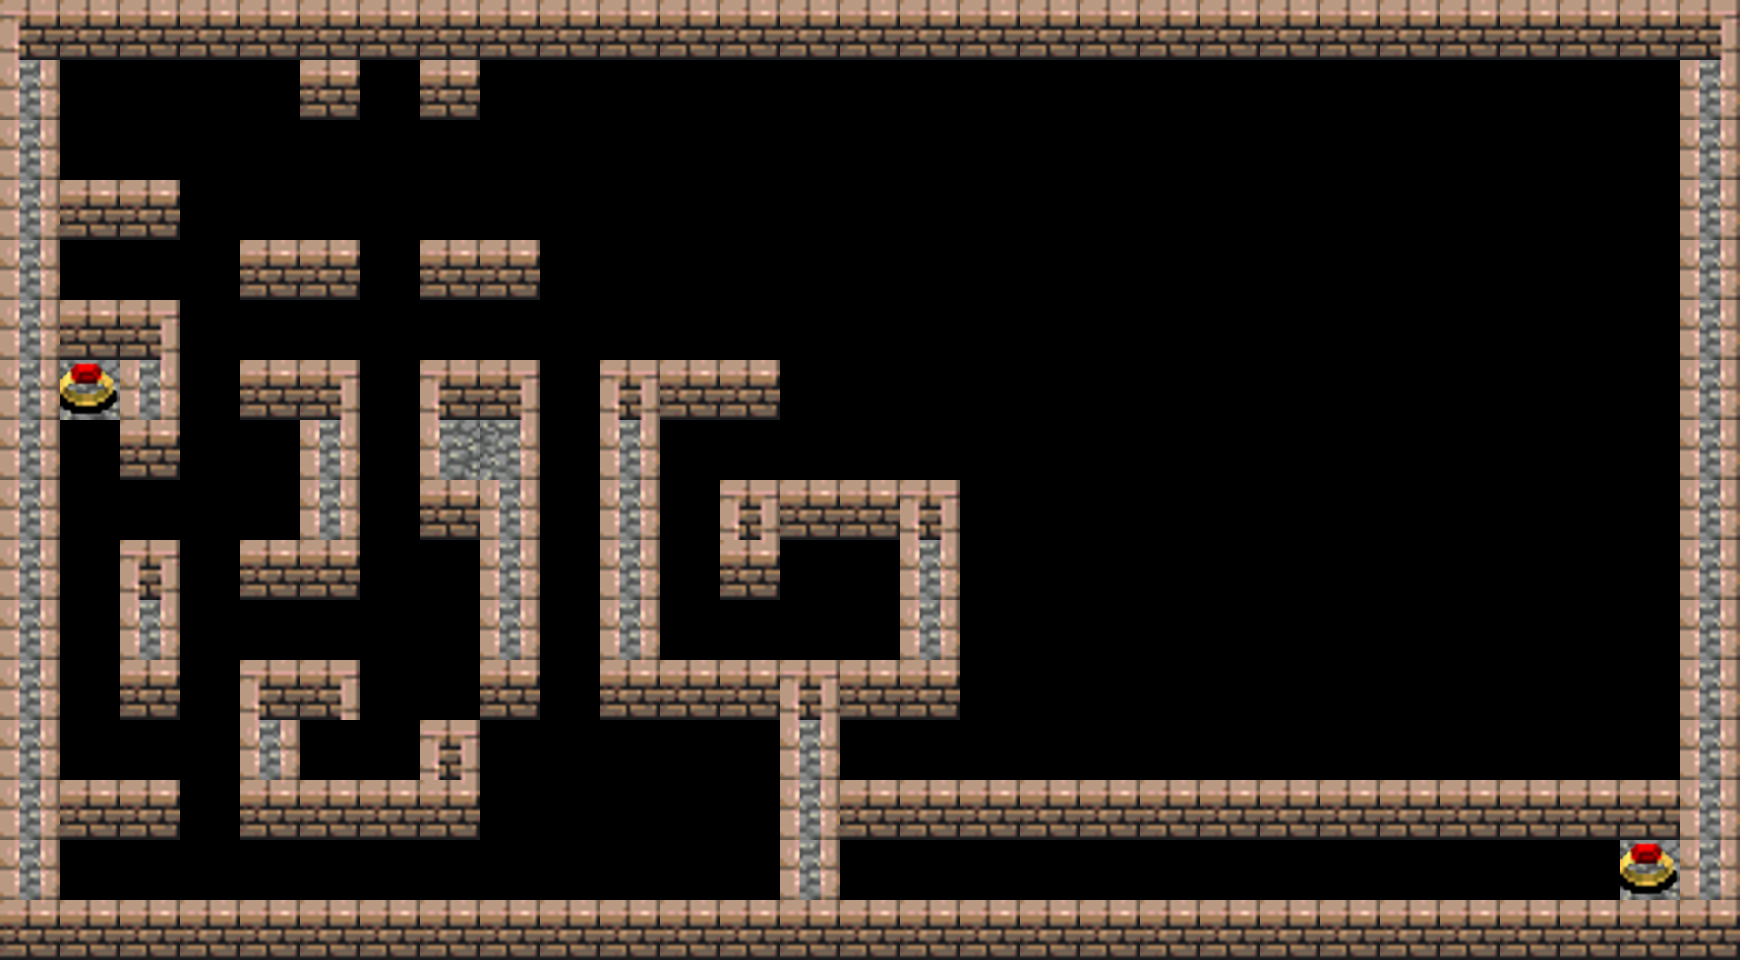

Below is a game level as drawn by its tile map, then a one-line description and the .tmx file that defines it, in full:
An orthogonal 29x16 tile map with 60x60 px tiles, 6 tile layers (Tile Layer 1, Tile Layer 2, Tile Layer 3, Tile Layer 5, ...).

<map version="1.0" orientation="orthogonal" renderorder="right-down" width="29" height="16" tilewidth="60" tileheight="60" nextobjectid="1">
 <tileset firstgid="1" name="tiles2" tilewidth="60" tileheight="60" tilecount="10" columns="0">
  <tile id="0">
   <image width="60" height="60" source="tiles2/double wall.png" />
  </tile>
  <tile id="1">
   <image width="60" height="60" source="tiles2/floor.png" />
  </tile>
  <tile id="2">
   <image width="60" height="60" source="tiles2/wall corner left.png" />
  </tile>
  <tile id="3">
   <image width="60" height="60" source="tiles2/wall corner right.png" />
  </tile>
  <tile id="4">
   <image width="60" height="60" source="tiles2/wall left.png" />
  </tile>
  <tile id="5">
   <image width="60" height="60" source="tiles2/wall right.png" />
  </tile>
  <tile id="6">
   <image width="60" height="60" source="tiles2/wall top.png" />
  </tile>
  <tile id="7">
   <image width="60" height="60" source="tiles2/wall.png" />
  </tile>
  <tile id="8">
   <image width="60" height="60" source="tiles2/darkness.png" />
  </tile>
  <tile id="9">
   <image width="60" height="60" source="tiles2/ring.png" />
  </tile>
 </tileset>
 <layer name="Tile Layer 1" width="29" height="16">
  <data encoding="csv">
2,2,2,2,2,2,2,2,2,2,2,2,2,2,2,2,2,2,2,2,2,2,2,2,2,2,2,2,2,
2,2,2,2,2,2,2,2,2,2,2,2,2,2,2,2,2,2,2,2,2,2,2,2,2,2,2,2,2,
2,2,2,2,2,2,2,2,2,2,2,2,2,2,2,2,2,2,2,2,2,2,2,2,2,2,2,2,2,
2,2,2,2,2,2,2,2,2,2,2,2,2,2,2,2,2,2,2,2,2,2,2,2,2,2,2,2,2,
2,2,2,2,2,2,2,2,2,2,2,2,2,2,2,2,2,2,2,2,2,2,2,2,2,2,2,2,2,
2,2,2,2,2,2,2,2,2,2,2,2,2,2,2,2,2,2,2,2,2,2,2,2,2,2,2,2,2,
2,2,2,2,2,2,2,2,2,2,2,2,2,2,2,2,2,2,2,2,2,2,2,2,2,2,2,2,2,
2,2,2,2,2,2,2,2,2,2,2,2,2,2,2,2,2,2,2,2,2,2,2,2,2,2,2,2,2,
2,2,2,2,2,2,2,2,2,2,2,2,2,2,2,2,2,2,2,2,2,2,2,2,2,2,2,2,2,
2,2,2,2,2,2,2,2,2,2,2,2,2,2,2,2,2,2,2,2,2,2,2,2,2,2,2,2,2,
2,2,2,2,2,2,2,2,2,2,2,2,2,2,2,2,2,2,2,2,2,2,2,2,2,2,2,2,2,
2,2,2,2,2,2,2,2,2,2,2,2,2,2,2,2,2,2,2,2,2,2,2,2,2,2,2,2,2,
2,2,2,2,2,2,2,2,2,2,2,2,2,2,2,2,2,2,2,2,2,2,2,2,2,2,2,2,2,
2,2,2,2,2,2,2,2,2,2,2,2,2,2,2,2,2,2,2,2,2,2,2,2,2,2,2,2,2,
2,2,2,2,2,2,2,2,2,2,2,2,2,2,2,2,2,2,2,2,2,2,2,2,2,2,2,2,2,
2,2,2,2,2,2,2,2,2,2,2,2,2,2,2,2,2,2,2,2,2,2,2,2,2,2,2,2,2
</data>
 </layer>
 <layer name="Tile Layer 2" width="29" height="16">
  <data encoding="csv">
0,0,0,0,0,0,0,0,0,0,0,0,0,0,0,0,0,0,0,0,0,0,0,0,0,0,0,0,0,
0,2,2,2,2,0,2,0,2,2,2,2,2,2,2,2,2,2,2,2,2,2,2,2,2,2,2,2,0,
0,2,2,2,2,2,2,2,2,2,2,2,2,2,2,2,2,2,2,2,2,2,2,2,2,2,2,2,0,
0,0,0,2,2,2,2,2,2,2,2,2,2,2,2,2,2,2,2,2,2,2,2,2,2,2,2,2,0,
0,2,2,2,0,0,2,0,0,2,2,2,2,2,2,2,2,2,2,2,2,2,2,2,2,2,2,2,0,
0,0,0,2,2,2,2,2,2,2,2,2,2,2,2,2,2,2,2,2,2,2,2,2,2,2,2,2,0,
0,2,0,2,0,0,2,0,0,2,0,0,0,2,2,2,2,2,2,2,2,2,2,2,2,2,2,2,0,
0,2,0,2,2,0,2,0,0,2,0,2,2,2,2,2,2,2,2,2,2,2,2,2,2,2,2,2,0,
0,2,2,2,2,0,2,0,0,2,0,2,0,0,0,0,2,2,2,2,2,2,2,2,2,2,2,2,0,
0,2,0,2,0,0,2,2,0,2,0,2,0,2,2,0,2,2,2,2,2,2,2,2,2,2,2,2,0,
0,2,0,2,2,2,2,2,0,2,0,2,2,2,2,0,2,2,2,2,2,2,2,2,2,2,2,2,0,
0,2,0,2,0,0,2,2,0,2,0,0,0,0,0,0,2,2,2,2,2,2,2,2,2,2,2,2,0,
0,2,2,2,0,2,2,0,2,2,2,2,2,0,2,2,2,2,2,2,2,2,2,2,2,2,2,2,0,
0,0,0,2,0,0,0,0,2,2,2,2,2,0,2,0,0,0,0,0,0,0,0,0,0,0,0,0,0,
0,2,2,2,2,2,2,2,2,2,2,2,2,0,2,2,2,2,2,2,2,2,2,2,2,2,2,2,0,
0,0,0,0,0,0,0,0,0,0,0,0,0,0,0,0,0,0,0,0,0,0,0,0,0,0,0,0,0
</data>
 </layer>
 <layer name="Tile Layer 3" width="29" height="16">
  <data encoding="csv">
0,0,0,0,0,0,0,0,0,0,0,0,0,0,0,0,0,0,0,0,0,0,0,0,0,0,0,0,0,
0,0,0,0,0,0,0,0,0,0,0,0,0,0,0,0,0,0,0,0,0,0,0,0,0,0,0,0,0,
0,0,0,0,0,0,0,0,0,0,0,0,0,0,0,0,0,0,0,0,0,0,0,0,0,0,0,0,0,
0,0,0,0,0,0,0,0,0,0,0,0,0,0,0,0,0,0,0,0,0,0,0,0,0,0,0,0,0,
0,0,0,0,0,0,0,0,0,0,0,0,0,0,0,0,0,0,0,0,0,0,0,0,0,0,0,0,0,
0,0,0,0,0,0,0,0,0,0,0,0,0,0,0,0,0,0,0,0,0,0,0,0,0,0,0,0,0,
0,10,0,0,0,0,0,0,0,0,0,0,0,0,0,0,0,0,0,0,0,0,0,0,0,0,0,0,0,
0,0,0,0,0,0,0,0,0,0,0,0,0,0,0,0,0,0,0,0,0,0,0,0,0,0,0,0,0,
0,0,0,0,0,0,0,0,0,0,0,0,0,0,0,0,0,0,0,0,0,0,0,0,0,0,0,0,0,
0,0,0,0,0,0,0,0,0,0,0,0,0,0,0,0,0,0,0,0,0,0,0,0,0,0,0,0,0,
0,0,0,0,0,0,0,0,0,0,0,0,0,0,0,0,0,0,0,0,0,0,0,0,0,0,0,0,0,
0,0,0,0,0,0,0,0,0,0,0,0,0,0,0,0,0,0,0,0,0,0,0,0,0,0,0,0,0,
0,0,0,0,0,0,0,0,0,0,0,0,0,0,0,0,0,0,0,0,0,0,0,0,0,0,0,0,0,
0,0,0,0,0,0,0,0,0,0,0,0,0,0,0,0,0,0,0,0,0,0,0,0,0,0,0,0,0,
0,0,0,0,0,0,0,0,0,0,0,0,0,0,0,0,0,0,0,0,0,0,0,0,0,0,0,10,0,
0,0,0,0,0,0,0,0,0,0,0,0,0,0,0,0,0,0,0,0,0,0,0,0,0,0,0,0,0
</data>
 </layer>
 <layer name="Tile Layer 5" width="29" height="16">
  <data encoding="csv">
3,8,8,8,8,8,8,8,8,8,8,8,8,8,8,8,8,8,8,8,8,8,8,8,8,8,8,8,4,
1,0,0,0,0,8,0,8,0,0,0,0,0,0,0,0,0,0,0,0,0,0,0,0,0,0,0,0,1,
1,0,0,0,0,0,0,0,0,0,0,0,0,0,0,0,0,0,0,0,0,0,0,0,0,0,0,0,1,
1,8,8,0,0,0,0,0,0,0,0,0,0,0,0,0,0,0,0,0,0,0,0,0,0,0,0,0,1,
1,0,0,0,8,8,0,8,8,0,0,0,0,0,0,0,0,0,0,0,0,0,0,0,0,0,0,0,1,
1,8,4,0,0,0,0,0,0,0,0,0,0,0,0,0,0,0,0,0,0,0,0,0,0,0,0,0,1,
1,0,1,0,8,4,0,3,4,0,7,8,8,0,0,0,0,0,0,0,0,0,0,0,0,0,0,0,1,
1,0,8,0,0,1,0,5,6,0,1,0,0,0,0,0,0,0,0,0,0,0,0,0,0,0,0,0,1,
1,0,0,0,0,1,0,8,1,0,1,0,7,8,8,7,0,0,0,0,0,0,0,0,0,0,0,0,1,
1,0,7,0,8,8,0,0,1,0,1,0,8,0,0,1,0,0,0,0,0,0,0,0,0,0,0,0,1,
1,0,1,0,0,0,0,0,1,0,1,0,0,0,0,1,0,0,0,0,0,0,0,0,0,0,0,0,1,
1,0,8,0,3,4,0,0,8,0,8,8,8,7,8,8,0,0,0,0,0,0,0,0,0,0,0,0,1,
1,0,0,0,1,0,0,7,0,0,0,0,0,1,0,0,0,0,0,0,0,0,0,0,0,0,0,0,1,
1,8,8,0,8,8,8,8,0,0,0,0,0,1,8,8,8,8,8,8,8,8,8,8,8,8,8,8,1,
1,0,0,0,0,0,0,0,0,0,0,0,0,1,0,0,0,0,0,0,0,0,0,0,0,0,0,0,1,
8,8,8,8,8,8,8,8,8,8,8,8,8,8,8,8,8,8,8,8,8,8,8,8,8,8,8,8,8
</data>
 </layer>
 <layer name="Tile Layer 4" width="29" height="16">
  <data encoding="csv">
0,0,0,0,0,0,0,0,0,0,0,0,0,0,0,0,0,0,0,0,0,0,0,0,0,0,0,0,0,
0,9,9,9,9,0,9,0,9,9,9,9,9,9,9,9,9,9,9,9,9,9,9,9,9,9,9,9,0,
0,9,9,9,9,9,9,9,9,9,9,9,9,9,9,9,9,9,9,9,9,9,9,9,9,9,9,9,0,
0,0,0,9,9,9,9,9,9,9,9,9,9,9,9,9,9,9,9,9,9,9,9,9,9,9,9,9,0,
0,9,9,9,0,0,9,0,0,9,9,9,9,9,9,9,9,9,9,9,9,9,9,9,9,9,9,9,0,
0,0,0,9,9,9,9,9,9,9,9,9,9,9,9,9,9,9,9,9,9,9,9,9,9,9,9,9,0,
0,10,0,9,0,0,9,0,0,9,0,0,0,9,9,9,9,9,9,9,9,9,9,9,9,9,9,9,0,
0,9,0,9,9,0,9,0,0,9,0,9,9,9,9,9,9,9,9,9,9,9,9,9,9,9,9,9,0,
0,9,9,9,9,0,9,0,0,9,0,9,0,0,0,0,9,9,9,9,9,9,9,9,9,9,9,9,0,
0,9,0,9,0,0,9,9,0,9,0,9,0,9,9,0,9,9,9,9,9,9,9,9,9,9,9,9,0,
0,9,0,9,9,9,9,9,0,9,0,9,9,9,9,0,9,9,9,9,9,9,9,9,9,9,9,9,0,
0,9,0,9,0,0,9,9,0,9,0,0,0,0,0,0,9,9,9,9,9,9,9,9,9,9,9,9,0,
0,9,9,9,0,9,9,0,9,9,9,9,9,0,9,9,9,9,9,9,9,9,9,9,9,9,9,9,0,
0,0,0,9,0,0,0,0,9,9,9,9,9,0,0,0,0,0,0,0,0,0,0,0,0,0,0,0,0,
0,9,9,9,9,9,9,9,9,9,9,9,9,0,9,9,9,9,9,9,9,9,9,9,9,9,9,10,0,
0,0,0,0,0,0,0,0,0,0,0,0,0,0,0,0,0,0,0,0,0,0,0,0,0,0,0,0,0
</data>
 </layer>
 <layer name="Tile Layer 6" width="29" height="16">
  <data encoding="csv">
0,0,0,0,0,0,0,0,0,0,0,0,0,0,0,0,0,0,0,0,0,0,0,0,0,0,0,0,0,
0,0,0,0,0,0,0,0,0,0,0,0,0,0,0,0,0,0,0,0,0,0,0,0,0,0,0,0,0,
0,0,0,0,0,0,0,0,0,0,0,0,0,0,0,0,0,0,0,0,0,0,0,0,0,0,0,0,0,
0,0,0,0,0,0,0,0,0,0,0,0,0,0,0,0,0,0,0,0,0,0,0,0,0,0,0,0,0,
0,0,0,0,0,0,0,0,0,0,0,0,0,0,0,0,0,0,0,0,0,0,0,0,0,0,0,0,0,
0,0,0,0,0,0,0,0,0,0,0,0,0,0,0,0,0,0,0,0,0,0,0,0,0,0,0,0,0,
0,0,0,0,0,0,0,0,0,0,0,0,0,0,0,0,0,0,0,0,0,0,0,0,0,0,0,0,0,
0,0,0,0,0,0,0,0,0,0,0,0,0,0,0,0,0,0,0,0,0,0,0,0,0,0,0,0,0,
0,0,0,0,0,0,0,0,0,0,0,0,0,0,0,0,0,0,0,0,0,0,0,0,0,0,0,0,0,
0,0,0,0,0,0,0,0,0,0,0,0,0,0,0,0,0,0,0,0,0,0,0,0,0,0,0,0,0,
0,0,0,0,0,0,0,0,0,0,0,0,0,0,0,0,0,0,0,0,0,0,0,0,0,0,0,0,0,
0,0,0,0,0,0,0,0,0,0,0,0,0,0,0,0,0,0,0,0,0,0,0,0,0,0,0,0,0,
0,0,0,0,0,0,0,0,0,0,0,0,0,0,0,0,0,0,0,0,0,0,0,0,0,0,0,0,0,
0,0,0,0,0,0,0,0,0,0,0,0,0,0,0,0,0,0,0,0,0,0,0,0,0,0,0,0,0,
0,0,0,0,0,0,0,0,0,0,0,0,0,0,0,0,0,0,0,0,0,0,0,0,0,0,0,0,0,
0,0,0,0,0,0,0,0,0,0,0,0,0,0,0,0,0,0,0,0,0,0,0,0,0,0,0,0,0
</data>
 </layer>
</map>